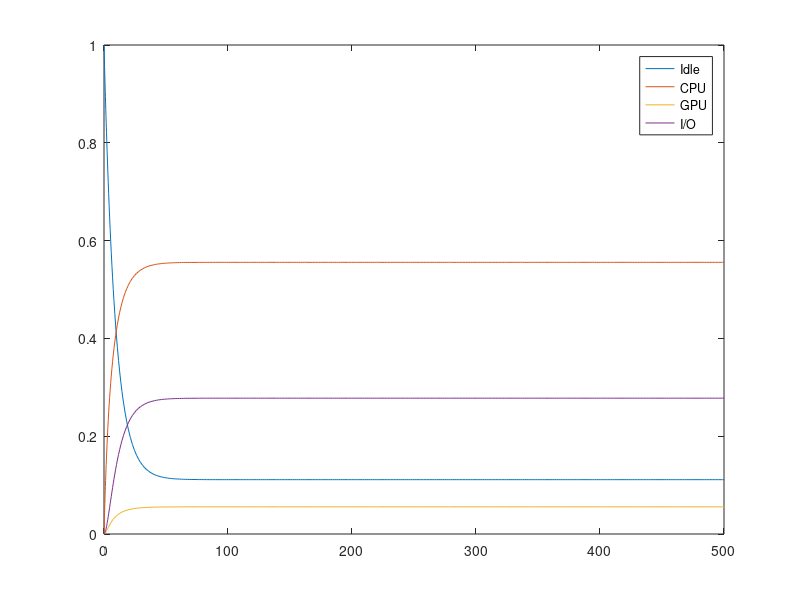
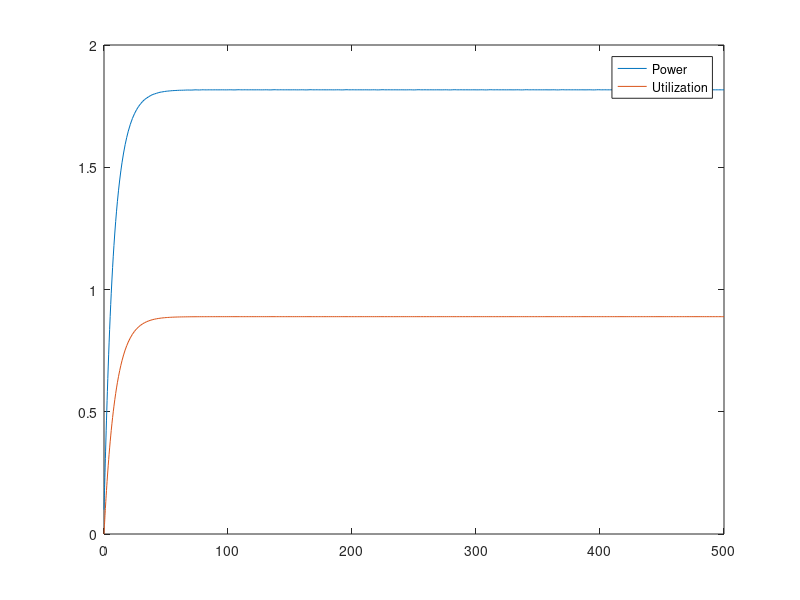
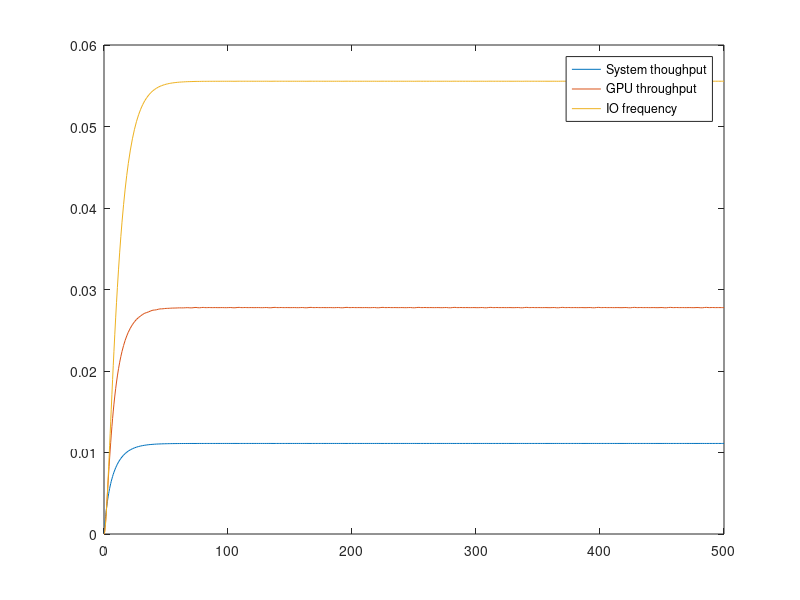

The MATLAB script that drew these images, in order:
clear all;

% Initializing parameters
l1=1/10;
m1=1/50;
m2=1/5;
l3=1/20;
m3=1/2;
% State reward vectors:
% Power consumption rewards:
%        s1  s2  s3  s4 
alpha1=[0.1, 2,  10, 0.5];
% Utilization rewards:
%       s1  s2  s3  s4
alpha2=[0,  1,  1,  1];

% s1=Idle
% s2=CPU
% s3=GPU
% s4=I/O
%   s1        s2           s3       s4
Q=[ -l1   ,   l1       ,   0   ,    0   ; %s1
     m1   , -m1-l3-l1  ,   l3  ,    l1  ; %s2
     0    ,   m3       ,  -m3  ,    0   ; %s3
     0    ,   m2       ,   0   ,   -m2 ]; %s4

%The system always starts in Idle state
p0=[1,0,0,0];

% Compute the state probabilities as a function of time
[t, Sol] = ode45(@(t,x) Q'*x, [0 500], p0');

% Plotting the state probabilities
figure(1);
plot(t, Sol, "-");
legend("Idle", "CPU", "GPU", "I/O");

Q_old=Q;
Q(:,1) = ones(4,1);
% Compute the steady state probabilities
pi = p0 * inv(Q);

% Compute the steady state solution for the state rewards
Power_SteadyState = Sol(end,:) * alpha1';
Utilization_SteadyState = Sol(end,:) * alpha2';

% Plotting the state rewards
figure(2);
plot(t, Sol * alpha1', "-", t, Sol * alpha2', "-");
legend("Power", "Utilization");

% Transition reward matrix for the system throughput
             % s1 s2 s3 s4
Q_S_throughput=[0, 0, 0, 0 ; %s1
                1, 0, 0, 0 ; %s2
                0, 0, 0, 0 ; %s3
                0, 0, 0, 0]; %s4

% Transition reward matrix for the GPU throughput
               % s1 s2 s3 s4
Q_GPU_throughput=[0, 0, 0, 0 ; %s1
                  0, 0, 0, 0 ; %s2
                  0, 1, 0, 0 ; %s3
                  0, 0, 0, 0]; %s4

% Transition reward matrix for the I/O frequency
             % s1 s2 s3 s4
Q_IO_frequency=[0, 0, 0, 0 ; %s1
                0, 0, 0, 0 ; %s2
                0, 0, 0, 0 ; %s3
                0, 1, 0, 0]; %s4

% Computing the transition rewards as a function of time
X_S=sum((sum((Q_old.*Q_S_throughput)') .* Sol)');
X_GPU=sum((sum((Q_old.*Q_GPU_throughput)') .* Sol)');
X_IO=sum((sum((Q_old.*Q_IO_frequency)') .* Sol)');

% Computing the steady state solution for the transition rewards
X_S_SteadyState=sum((sum((Q_old.*Q_S_throughput)') .* Sol(end,:))');
X_GPU_SteadyState=sum((sum((Q_old.*Q_GPU_throughput)') .* Sol(end,:))');
X_IO_SteadyState=sum((sum((Q_old.*Q_IO_frequency)') .* Sol(end,:))');

% Plotting the transition rewards
figure(3);
plot(t, X_S, "-", t, X_GPU, "-", t, X_IO, "-");
legend("System thoughput", "GPU throughput", "IO frequency");

